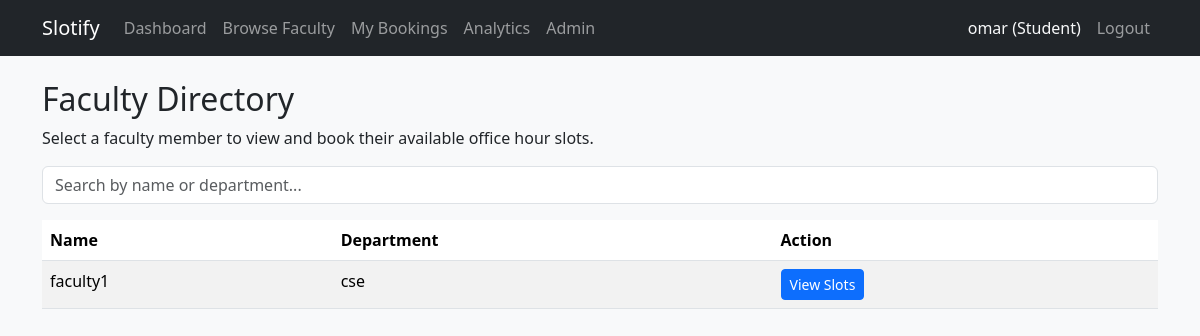
The app's page /scheduling/student/faculties/ (signed in) with its own data.
### accounts/models.py (models this page shows, shortened)
class User(AbstractUser):
    class Role(models.TextChoices):
        STUDENT = "STUDENT", "Student"
        FACULTY = "FACULTY", "Faculty"
        ADMIN = "ADMIN", "Admin"
    role = models.CharField(
        max_length=20,
        choices=Role.choices,
        default=Role.STUDENT,
    )
    department = models.CharField(max_length=100, blank=True)
    def is_student(self) -> bool:
        return self.role == self.Role.STUDENT

### scheduling/views.py (the view)
# urls.py: path("student/faculties/", views.faculty_list_for_students, name="faculty_list"),
@login_required
def faculty_list_for_students(request):
    if not request.user.is_student():
        return HttpResponseForbidden("Students only")
    faculties = User.objects.filter(role=User.Role.FACULTY).order_by("username")
    return render(request, "scheduling/faculty_list.html", {"faculties": faculties})

### templates/scheduling/faculty_list.html (shortened to what this page needs)
{% extends "base.html" %}
{% block content %}
<h2>Faculty Directory</h2>
<p>Select a faculty member to view and book their available office hour slots.</p>
<div class="mb-3">
  <input type="text" id="facultySearch" class="form-control" placeholder="Search by name or department...">
</div>
<table class="table table-striped" id="facultyTable">
  <thead>
    <tr><th>Name</th><th>Department</th><th>Action</th></tr>
  </thead>
  <tbody>
    {% for f in faculties %}
      <tr>
        <td>{{ f.username }}</td>
        <td>{{ f.department|default:'-' }}</td>
        <td><a class="btn btn-sm btn-primary" href="{% url 'faculty_public_slots' f.id %}">View Slots</a></td>
      </tr>
    {% empty %}
      <tr><td colspan="3" class="text-center text-muted">No faculty users yet.</td></tr>
    {% endfor %}
  </tbody>
</table>
{% endblock %}

### templetes/base.html (shortened to what this page needs)
<!DOCTYPE html>
<html>
  <head>
    <link rel="stylesheet" href="https://cdn.jsdelivr.net/npm/bootstrap@5.3.2/dist/css/bootstrap.min.css" />
  </head>
  <body class="bg-light">
    <nav class="navbar navbar-expand-lg navbar-dark bg-dark mb-4">
      <div class="container">
        <a class="navbar-brand" href="/">Slotify</a>
        <div class="collapse navbar-collapse" id="navbarNav">
          <ul class="navbar-nav me-auto">
            {% if user.is_authenticated %}
              {% if user.is_student %}
                <li class="nav-item"><a class="nav-link" href="{% url 'student_dashboard' %}">Dashboard</a></li>
                <li class="nav-item"><a class="nav-link" href="{% url 'faculty_list' %}">Browse Faculty</a></li>
                <li class="nav-item"><a class="nav-link" href="{% url 'student_bookings_list' %}">My Bookings</a></li>
              {% elif user.is_faculty %}
                <li class="nav-item"><a class="nav-link" href="{% url 'faculty_dashboard' %}">Dashboard</a></li>
                <li class="nav-item"><a class="nav-link" href="{% url 'faculty_slots_list' %}">My Slots</a></li>
                <li class="nav-item"><a class="nav-link" href="{% url 'faculty_slot_create' %}">Create Slot</a></li>
              {% endif %}
              {% if user.is_staff %}
                <li class="nav-item"><a class="nav-link" href="{% url 'analytics_dashboard' %}">Analytics</a></li>
                <li class="nav-item"><a class="nav-link" href="/admin/">Admin</a></li>
              {% endif %}
            {% endif %}
          </ul>
          <ul class="navbar-nav ms-auto">
            {% if user.is_authenticated %}
              <li class="nav-item"><span class="nav-link text-light">{{ user.username }} ({{ user.get_role_display }})</span></li>
              <li class="nav-item"><a class="nav-link" href="{% url 'logout' %}">Logout</a></li>
            {% else %}
              <li class="nav-item"><a class="nav-link" href="{% url 'login' %}">Login</a></li>
            {% endif %}
          </ul>
        </div>
      </div>
    </nav>
    <main class="container">
      {% block content %}{% endblock %}
    </main>
  </body>
</html>

### records on screen
User: username "omar", role "Student"
User: username "faculty1", department "cse"
